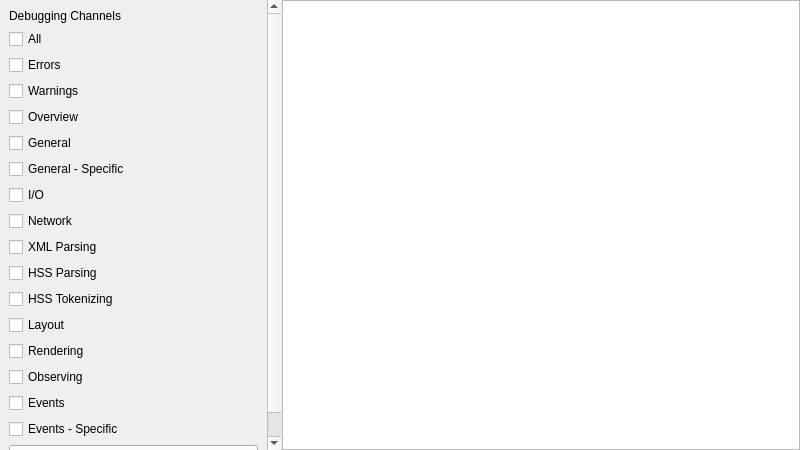
<?xml version="1.0" encoding="UTF-8"?>
<ui version="4.0">
 <class>LogWindow</class>
 <widget class="QDialog" name="LogWindow">
  <property name="windowModality">
   <enum>Qt::NonModal</enum>
  </property>
  <property name="geometry">
   <rect>
    <x>0</x>
    <y>0</y>
    <width>800</width>
    <height>450</height>
   </rect>
  </property>
  <property name="windowTitle">
   <string>Log</string>
  </property>
  <layout class="QHBoxLayout" name="horizontalLayout">
   <property name="margin">
    <number>0</number>
   </property>
   <item>
    <widget class="QSplitter" name="splitter">
     <property name="styleSheet">
      <string notr="true">QSplitter::handle { image: none }</string>
     </property>
     <property name="orientation">
      <enum>Qt::Horizontal</enum>
     </property>
     <property name="handleWidth">
      <number>1</number>
     </property>
     <widget class="QScrollArea" name="scrollArea">
      <property name="sizePolicy">
       <sizepolicy hsizetype="Maximum" vsizetype="Expanding">
        <horstretch>0</horstretch>
        <verstretch>0</verstretch>
       </sizepolicy>
      </property>
      <property name="frameShape">
       <enum>QFrame::NoFrame</enum>
      </property>
      <property name="widgetResizable">
       <bool>true</bool>
      </property>
      <widget class="QWidget" name="scrollAreaWidgetContents">
       <property name="geometry">
        <rect>
         <x>0</x>
         <y>0</y>
         <width>303</width>
         <height>450</height>
        </rect>
       </property>
       <layout class="QVBoxLayout" name="verticalLayout">
        <item>
         <widget class="QLabel" name="debuggingChannelsLabel">
          <property name="text">
           <string>Debugging Channels</string>
          </property>
         </widget>
        </item>
        <item>
         <widget class="QCheckBox" name="allChannelsCheckBox">
          <property name="toolTip">
           <string>Debug on/off</string>
          </property>
          <property name="text">
           <string>All</string>
          </property>
          <attribute name="buttonGroup">
           <string notr="true">channelsButtonGroup</string>
          </attribute>
         </widget>
        </item>
        <item>
         <widget class="QCheckBox" name="userErrorChannelCheckBox">
          <property name="toolTip">
           <string>Errors that are displayed to the user</string>
          </property>
          <property name="text">
           <string>Errors</string>
          </property>
          <attribute name="buttonGroup">
           <string notr="true">channelsButtonGroup</string>
          </attribute>
         </widget>
        </item>
        <item>
         <widget class="QCheckBox" name="userWarningChannelCheckBox">
          <property name="toolTip">
           <string>Warnings that are displayed to the user</string>
          </property>
          <property name="text">
           <string>Warnings</string>
          </property>
          <attribute name="buttonGroup">
           <string notr="true">channelsButtonGroup</string>
          </attribute>
         </widget>
        </item>
        <item>
         <widget class="QCheckBox" name="overviewChannelCheckBox">
          <property name="toolTip">
           <string>Basic high level actions</string>
          </property>
          <property name="text">
           <string>Overview</string>
          </property>
          <attribute name="buttonGroup">
           <string notr="true">channelsButtonGroup</string>
          </attribute>
         </widget>
        </item>
        <item>
         <widget class="QCheckBox" name="generalChannelCheckBox">
          <property name="toolTip">
           <string>General actions in the system</string>
          </property>
          <property name="text">
           <string>General</string>
          </property>
          <attribute name="buttonGroup">
           <string notr="true">channelsButtonGroup</string>
          </attribute>
         </widget>
        </item>
        <item>
         <widget class="QCheckBox" name="generalSpecificChannelCheckBox">
          <property name="toolTip">
           <string>General actions in the system, more fine grained</string>
          </property>
          <property name="text">
           <string>General - Specific</string>
          </property>
          <attribute name="buttonGroup">
           <string notr="true">channelsButtonGroup</string>
          </attribute>
         </widget>
        </item>
        <item>
         <widget class="QCheckBox" name="ioChannelCheckBox">
          <property name="toolTip">
           <string>Events related to disk I/O</string>
          </property>
          <property name="text">
           <string>I/O</string>
          </property>
          <attribute name="buttonGroup">
           <string notr="true">channelsButtonGroup</string>
          </attribute>
         </widget>
        </item>
        <item>
         <widget class="QCheckBox" name="networkChannelCheckBox">
          <property name="toolTip">
           <string>Events related to network I/O</string>
          </property>
          <property name="text">
           <string>Network</string>
          </property>
          <attribute name="buttonGroup">
           <string notr="true">channelsButtonGroup</string>
          </attribute>
         </widget>
        </item>
        <item>
         <widget class="QCheckBox" name="xmlChannelCheckBox">
          <property name="toolTip">
           <string>XML parsing events</string>
          </property>
          <property name="text">
           <string>XML Parsing</string>
          </property>
          <attribute name="buttonGroup">
           <string notr="true">channelsButtonGroup</string>
          </attribute>
         </widget>
        </item>
        <item>
         <widget class="QCheckBox" name="hssChannelCheckBox">
          <property name="toolTip">
           <string>HSS parsing events</string>
          </property>
          <property name="text">
           <string>HSS Parsing</string>
          </property>
          <attribute name="buttonGroup">
           <string notr="true">channelsButtonGroup</string>
          </attribute>
         </widget>
        </item>
        <item>
         <widget class="QCheckBox" name="tokenizingChannelCheckBox">
          <property name="toolTip">
           <string>Prints the characters read by the HSS tokenizer</string>
          </property>
          <property name="text">
           <string>HSS Tokenizing</string>
          </property>
          <attribute name="buttonGroup">
           <string notr="true">channelsButtonGroup</string>
          </attribute>
         </widget>
        </item>
        <item>
         <widget class="QCheckBox" name="layoutChannelCheckBox">
          <property name="toolTip">
           <string>HSS document layout calculation</string>
          </property>
          <property name="text">
           <string>Layout</string>
          </property>
          <attribute name="buttonGroup">
           <string notr="true">channelsButtonGroup</string>
          </attribute>
         </widget>
        </item>
        <item>
         <widget class="QCheckBox" name="renderingChannelCheckBox">
          <property name="toolTip">
           <string>Rendering (painting) events</string>
          </property>
          <property name="text">
           <string>Rendering</string>
          </property>
          <attribute name="buttonGroup">
           <string notr="true">channelsButtonGroup</string>
          </attribute>
         </widget>
        </item>
        <item>
         <widget class="QCheckBox" name="observingChannelCheckBox">
          <property name="toolTip">
           <string>Adding, removing and notifying of observers</string>
          </property>
          <property name="text">
           <string>Observing</string>
          </property>
          <attribute name="buttonGroup">
           <string notr="true">channelsButtonGroup</string>
          </attribute>
         </widget>
        </item>
        <item>
         <widget class="QCheckBox" name="eventsChannelCheckBox">
          <property name="toolTip">
           <string>Messages related to event handling</string>
          </property>
          <property name="text">
           <string>Events</string>
          </property>
          <attribute name="buttonGroup">
           <string notr="true">channelsButtonGroup</string>
          </attribute>
         </widget>
        </item>
        <item>
         <widget class="QCheckBox" name="eventsSpecificChannelCheckBox">
          <property name="toolTip">
           <string>Messages related to event handling, more fine grained</string>
          </property>
          <property name="text">
           <string>Events - Specific</string>
          </property>
          <attribute name="buttonGroup">
           <string notr="true">channelsButtonGroup</string>
          </attribute>
         </widget>
        </item>
        <item>
         <spacer name="verticalSpacer">
          <property name="orientation">
           <enum>Qt::Vertical</enum>
          </property>
          <property name="sizeHint" stdset="0">
           <size>
            <width>20</width>
            <height>40</height>
           </size>
          </property>
         </spacer>
        </item>
        <item>
         <widget class="QPushButton" name="clearLogPushButton">
          <property name="text">
           <string>Clear Log</string>
          </property>
          <property name="autoDefault">
           <bool>false</bool>
          </property>
         </widget>
        </item>
       </layout>
      </widget>
     </widget>
     <widget class="QTextBrowser" name="textBrowser">
      <property name="openExternalLinks">
       <bool>true</bool>
      </property>
     </widget>
    </widget>
   </item>
  </layout>
 </widget>
 <resources/>
 <connections>
  <connection>
   <sender>channelsButtonGroup</sender>
   <signal>buttonClicked(QAbstractButton*)</signal>
   <receiver>LogWindow</receiver>
   <slot>channelButtonClicked(QAbstractButton*)</slot>
   <hints>
    <hint type="sourcelabel">
     <x>-1</x>
     <y>-1</y>
    </hint>
    <hint type="destinationlabel">
     <x>399</x>
     <y>199</y>
    </hint>
   </hints>
  </connection>
  <connection>
   <sender>clearLogPushButton</sender>
   <signal>clicked()</signal>
   <receiver>textBrowser</receiver>
   <slot>clear()</slot>
   <hints>
    <hint type="sourcelabel">
     <x>151</x>
     <y>379</y>
    </hint>
    <hint type="destinationlabel">
     <x>551</x>
     <y>199</y>
    </hint>
   </hints>
  </connection>
 </connections>
 <slots>
  <slot>channelButtonClicked(QAbstractButton*)</slot>
 </slots>
 <buttongroups>
  <buttongroup name="channelsButtonGroup">
   <property name="exclusive">
    <bool>false</bool>
   </property>
  </buttongroup>
 </buttongroups>
</ui>
